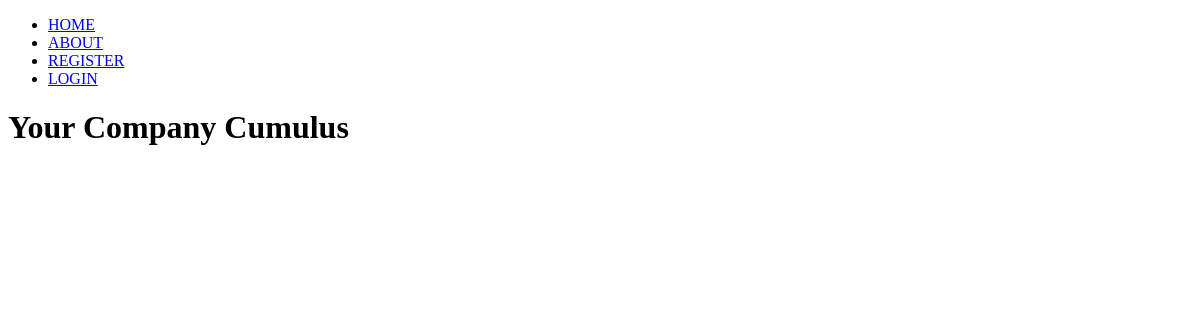
Before: / with the older database file.
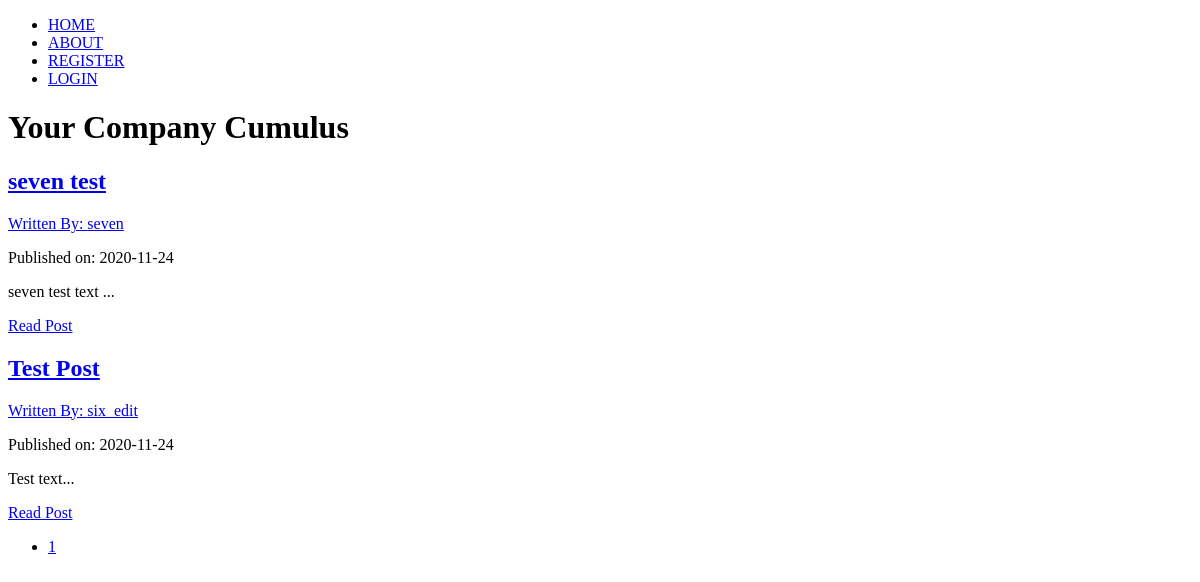
After: the same page with the newer database file.
### cumulus/models.py (models this page shows, shortened)
class Posting(db.Model):
    users = db.relationship(User)
    id = db.Column(db.Integer,primary_key=True)
    user_id = db.Column(db.Integer,db.ForeignKey('users.id'),nullable=False)
    date = db.Column(db.DateTime, nullable=False,default=datetime.utcnow)
    title = db.Column(db.String(140),nullable=False)
    text = db.Column(db.Text,nullable=False)

class User(db.Model,UserMixin):
    __tablename__ = 'users'
    id = db.Column(db.Integer,primary_key=True)
    profile_image = db.Column(db.String(64),nullable=False,default='default_profile.png')
    email = db.Column(db.String(64),unique=True,index=True)
    username = db.Column(db.String(64),unique=True,index=True)
    password_hash = db.Column(db.String(128))
    postings = db.relationship('Posting',backref='author',lazy=True)

### cumulus/core/views.py (the view)
@core.route('/')
def index():
    page = request.args.get('page', 1, type=int)
    postings = Posting.query.order_by(Posting.date.desc()).paginate(page=page, per_page=10)
    return render_template('index.html',postings=postings)

### cumulus/templates/index.html (shortened to what this page needs)
{% extends 'base.html' %}
{% block content %}
    <div>
        <h1>Your Company Cumulus</h1>
    </div>
    <div class="container">
        {% for post in postings.items %}
        <div class="card" >
          <div class="card-body">
            <h2><a class="card-title" href="  {{ url_for('postings.posting',posting_id=post.id) }}">{{ post.title }}</a></h2>
            <a href="{{ url_for('users.user_postings',username=post.author.username) }}">Written By: {{ post.author.username }}</a>
            <p>Published on: {{ post.date.strftime('%Y-%m-%d') }}</p>
            <p class="card-text">{{ post.text[:100] }}...</p>
            <a href="{{ url_for('postings.posting',posting_id=post.id) }}" class="btn btn-primary">Read Post</a>
          </div>
        </div>
       {% endfor %}
       <nav aria-label="Page navigation example">
         <ul class="pagination justify-content-center">
           {% for page_num in postings.iter_pages(left_edge=1, right_edge=1, left_current=1, right_current=2) %}
              {% if postings.page == page_num %}
              <li class="page-item disabled">
                <a class="page-link" href="{{ url_for('core.index',page=page_num) }}">{{ page_num }}</a></li>
              {% else %}
                <li class="page-item"><a class="page-link" href="{{ url_for('core.index',page=page_num) }}">{{ page_num }}</a></li>
              {% endif %}
          {% endfor %}
        </nav>
    </div>
{% endblock content %}

### cumulus/templates/base.html (shortened to what this page needs)
<!DOCTYPE html>
<html lang="en">
<head>
</head>
<body>
    <ul class="nav">
        <li class="nav-link">
            <a href="{{url_for('core.index')}}" class="href">HOME</a>
        </li>
        <li class="nav-link">
            <a href="{{url_for('core.info')}}" class="href">ABOUT</a>
        </li>
        {% if current_user.is_authenticated %}
        <li class="nav-link">
            <a href="{{url_for('users.account')}}" class="href">ACCOUNT</a>
        </li>
        <li class="nav-link">
            <a href="{{url_for('postings.create_post')}}" class="href">CREATE POST</a>
        </li>
        <li class="nav-link">
            <a href="{{url_for('users.logout')}}" class="href">LOGOUT</a>
        </li>
        {% else %}
        <li class="nav-link">
            <a href="{{url_for('users.register')}}" class="href">REGISTER</a>
        </li>
        <li class="nav-link">
            <a href="{{url_for('users.login')}}" class="href">LOGIN</a>
        </li>
        {% endif %}
    </ul>
    <div class="container">
        {% block content %}
        {% endblock %}
    </div>
</body>
</html>

Changed rows visible on the page:
added Posting: title "seven test", author.username "seven", date "2020-11-24", text "seven test text"
added Posting: title "Test Post", author.username "six_edit", date "2020-11-24", text "Test text"
Other visible differences:
new list line: "1"
